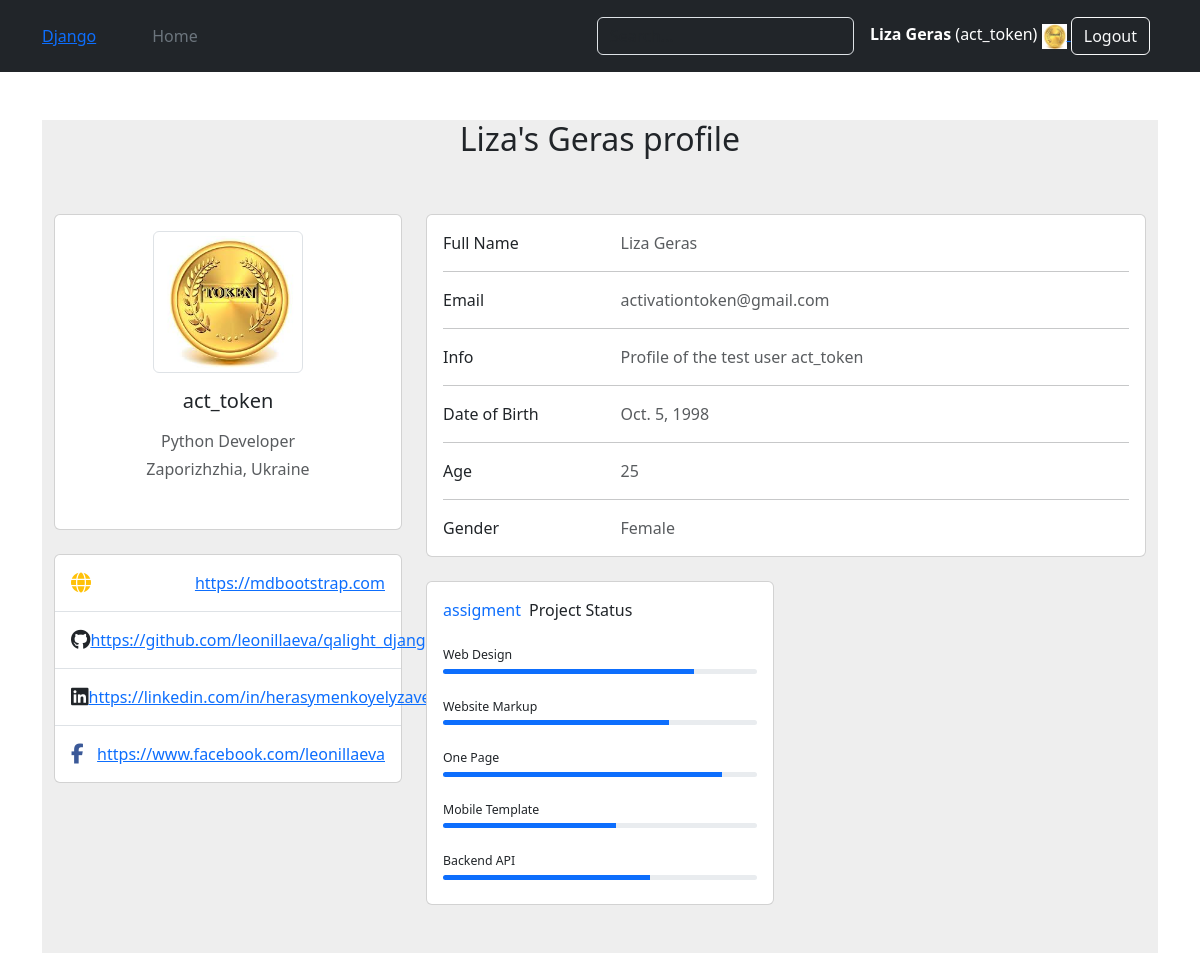
The page /accounts/profile/ (signed in) on the database its author committed.
### accounts/models.py (models this page shows, shortened)
class User(AbstractUser):
    username = models.CharField(
        max_length=30, unique=True, validators=[validate_username]
    )
    email = models.EmailField(unique=True, max_length=255)
    first_name = models.CharField(max_length=50, validators=[validate_name])
    last_name = models.CharField(max_length=50, validators=[validate_name])
    USERNAME_FIELD = "email"
    REQUIRED_FIELDS = ["username", "first_name", "last_name"]
    objects = CustomUserManager()

class Profile(models.Model):
    GENDER_CHOICES = (("m", "Male"), ("f", "Female"))
    user = models.OneToOneField(User, on_delete=models.CASCADE, related_name="profile")
    avatar = models.ImageField(upload_to='uploads/%Y/%m/%d/')
    gender = models.CharField(max_length=6, choices=GENDER_CHOICES)
    date_of_birth = models.DateField(validators=[validate_birth_date])
    info = models.CharField(max_length=255)
    def get_age(self):
        today = date.today()
        age = today.year - self.date_of_birth.year
        if today.month < self.date_of_birth.month or (
                today.month == self.date_of_birth.month and today.day < self.date_of_birth.day):
            age -= 1
        return age

### accounts/views.py (the view)
# urls.py: path('profile/', views.profile_view, name='profile'),
@login_required
def profile_view(request):
    profile = get_object_or_404(Profile, user=request.user)
    age = profile.get_age()
    return render(request, 'accounts/profile.html', {'profile': profile, 'age': age})

### templates/accounts/profile.html (shortened to what this page needs)
{% extends 'base/_base.html' %}
{% load static %}
{% block link %}
    {{ block.super }}
    <link rel="stylesheet" href="{% static 'css/profile.css' %}">
{% endblock %}
{% block content %}
    <section style="background-color: #eee;">
        <h2 style="text-align: center;">{{ request.user.first_name }}'s {{ request.user.last_name }} profile</h2>
        <div class="container py-5">
            <div class="row">
                <div class="col-lg-4">
                    <div class="card mb-4">
                        <div class="card-body text-center">
                            <img src="{{ profile.avatar.url }}" class="img-thumbnail"
                                 alt="avatar"
                                 class="rounded-circle img-fluid" style="width: 150px;">
                            <h5 class="my-3">{{ request.user.username }}</h5>
                            <p class="text-muted mb-1">Python Developer</p>
                            <p class="text-muted mb-4">Zaporizhzhia, Ukraine</p>
                        </div>
                    </div>
                    <div class="card mb-4 mb-lg-0">
                        <div class="card-body p-0">
                            <ul class="list-group list-group-flush rounded-3">
                                <li class="list-group-item d-flex justify-content-between align-items-center p-3">
                                    <i class="fas fa-globe fa-lg text-warning"></i>
                                    <a href="https://mdbootstrap.com" target="_blank">
                                    <p class="mb-0">https://mdbootstrap.com</p>
                                    </a>
                                </li>
                                <li class="list-group-item d-flex justify-content-between align-items-center p-3">
                                    <i class="fab fa-github fa-lg text-body"></i>
                                    <a href="https://github.com/leonillaeva/qalight_django" target="_blank">
                                    <p class="mb-0">https://github.com/leonillaeva/qalight_django</p>
                                    </a>
                                </li>
                                <li class="list-group-item d-flex justify-content-between align-items-center p-3">
                                    <i class="fab fa-linkedin fa-lg text-body"></i>
                                    <a href="https://www.linkedin.com/in/herasymenkoyelyzaveta/" target="_blank">
                                    <p class="mb-0">https://linkedin.com/in/herasymenkoyelyzaveta/</p>
                                    </a>
                                </li>
                                <li class="list-group-item d-flex justify-content-between align-items-center p-3">
                                    <i class="fab fa-facebook-f fa-lg" style="color: #3b5998;"></i>
                                    <a href="https://www.facebook.com/leonillaeva" target="_blank">
                                    <p class="mb-0">https://www.facebook.com/leonillaeva</p>
                                    </a>
                                </li>
                            </ul>
                        </div>
                    </div>
                </div>
                <div class="col-lg-8">
                    <div class="card mb-4">
                        <div class="card-body">
                            <div class="row">
                                <div class="col-sm-3">
                                    <p class="mb-0">Full Name</p>
                                </div>
                                <div class="col-sm-9">
                                    <p class="text-muted mb-0">{{ request.user.get_full_name }}</p>
                                </div>
                            </div>
                            <hr>
                            <div class="row">
                                <div class="col-sm-3">
                                    <p class="mb-0">Email</p>
                                </div>
                                <div class="col-sm-9">
                                    <p class="text-muted mb-0">{{ request.user.email }}</p>
                                </div>
                            </div>
                            <hr>
                            <div class="row">
                                <div class="col-sm-3">
                                    <p class="mb-0">Info</p>
                                </div>
                                <div class="col-sm-9">
                                    <p class="text-muted mb-0">{{ profile.info }}</p>
                                </div>
                            </div>
                            <hr>
                            <div class="row">
                                <div class="col-sm-3">
                                    <p class="mb-0">Date of Birth</p>
                                </div>
                                <div class="col-sm-9">
                                    <p class="text-muted mb-0">{{ profile.date_of_birth }}</p>
                                </div>
                            </div>
                            <hr>
                            <div class="row">
                                <div class="col-sm-3">
                                    <p class="mb-0">Age</p>
                                </div>
                                <div class="col-sm-9">
                                    <p class="text-muted mb-0">{{ age }}</p>
                                </div>
                            </div>
                            <hr>
                            <div class="row">
                                <div class="col-sm-3">
                                    <p class="mb-0">Gender</p>
                                </div>
                                <div class="col-sm-9">
                                    <p class="text-muted mb-0">{{ profile.get_gender_display }}</p>
                                </div>
                            </div>
                        </div>
                    </div>
                    <div class="row">
                        <div class="col-md-6">
                            <div class="card mb-4 mb-md-0">
                                <div class="card-body">
                                    <p class="mb-4"><span class="text-primary font-italic me-1">assigment</span> Project
                                        Status
                                    </p>
                                    <p class="mb-1" style="font-size: .77rem;">Web Design</p>
                                    <div class="progress rounded" style="height: 5px;">
                                        <div class="progress-bar" role="progressbar" style="width: 80%"
                                             aria-valuenow="80"
                                             aria-valuemin="0" aria-valuemax="100"></div>
                                    </div>
                                    <p class="mt-4 mb-1" style="font-size: .77rem;">Website Markup</p>
                                    <div class="progress rounded" style="height: 5px;">
                                        <div class="progress-bar" role="progressbar" style="width: 72%"
                                             aria-valuenow="72"
                                             aria-valuemin="0" aria-valuemax="100"></div>
                                    </div>
                                    <p class="mt-4 mb-1" style="font-size: .77rem;">One Page</p>
                                    <div class="progress rounded" style="height: 5px;">
                                        <div class="progress-bar" role="progressbar" style="width: 89%"
                                             aria-valuenow="89"
                                             aria-valuemin="0" aria-valuemax="100"></div>
                                    </div>
                                    <p class="mt-4 mb-1" style="font-size: .77rem;">Mobile Template</p>
                                    <div class="progress rounded" style="height: 5px;">
                                        <div class="progress-bar" role="progressbar" style="width: 55%"
                                             aria-valuenow="55"
                                             aria-valuemin="0" aria-valuemax="100"></div>
                                    </div>
                                    <p class="mt-4 mb-1" style="font-size: .77rem;">Backend API</p>
                                    <div class="progress rounded mb-2" style="height: 5px;">
                                        <div class="progress-bar" role="progressbar" style="width: 66%"
                                             aria-valuenow="66"
                                             aria-valuemin="0" aria-valuemax="100"></div>
                                    </div>
                                </div>
                            </div>
                        </div>
                        <div class="col-md-6">
                        </div>
                    </div>
                </div>
            </div>
        </div>
    </section>
{% endblock %}

### templates/base/nav/header.html (shortened to what this page needs)
<header class="p-3 text-bg-dark">
    <div class="container">
        <div class="d-flex flex-wrap align-items-center justify-content-center justify-content-lg-start">
            <a href="/static" class="d-flex align-items-center mb-2 mb-lg-0 text-white text-decoration-none">
                <a class="logo" href="https://www.djangoproject.com/">Django</a>
                <svg class="bi me-2" width="40" height="32" role="img" aria-label="Bootstrap">
                    <use xlink:href="#bootstrap"></use>
                </svg>
            </a>
            <ul class="nav col-12 col-lg-auto me-lg-auto mb-2 justify-content-center mb-md-0">
                <li><a href="{% url "accounts:home" %}" class="nav-link px-2 text-secondary">Home</a></li>
            </ul>
            <form class="col-12 col-lg-auto mb-3 mb-lg-0 me-lg-3" role="search">
                <input type="search" class="form-control form-control-dark text-bg-dark" placeholder="Search..."
                       aria-label="Search">
            </form>
            <div class="text-end">
                {% if request.user.is_authenticated %}
                    <span><b>{{ request.user.get_full_name }}</b> ({{ request.user.username }})</span>
                    {% if request.user.profile %}
                        <a href="{% url 'accounts:profile' %}">
                            <img src="{{ request.user.profile.avatar.url }}"
                                 alt="{{ request.user.username }}'s avatar"
                                 width="25" height="25">
                        </a>
                    {% endif %}
                    <a class="text-decoration-none" href="{% url "accounts:logout" %}">
                        <button type="button" class="btn btn-outline-light me-2">Logout</button>
                    </a>
                {% endif %}
            </div>
        </div>
    </div>
</header>

### rows shown on the page
User: user.get_full_name "Liza Geras", user.username "act_token", user.profile.avatar (picture), user.first_name "Liza", user.last_name "Geras", user.email "activationtoken@gmail.com"
Profile: avatar (picture), info "Profile of the test user act_token", date_of_birth "Oct. 5, 1998", gender "Female"

### other values the page prints
{{ age }} "25"
